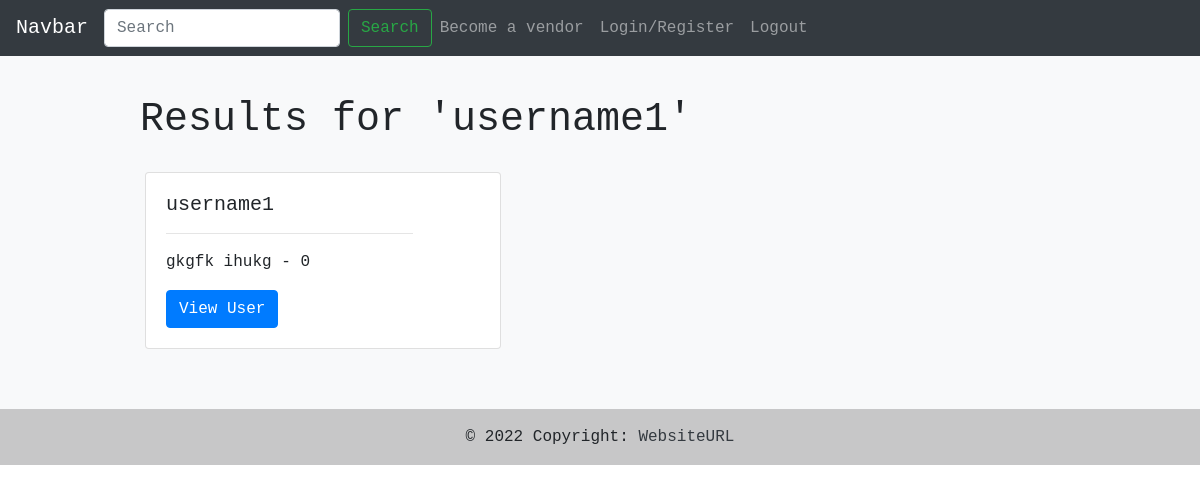
The app's page /user/username1/ (signed in) with its own data.
### tables this page shows
CREATE TABLE user(
    id INTEGER PRIMARY KEY AUTOINCREMENT,
    
    name varchar(24) NOT NULL UNIQUE,
    pfp varchar(64),
    banner varchar(64),

    first_name varchar(24),
    last_name varchar(24),
    passwordHash BINARY(64) NOT NULL,
    email varchar(319) UNIQUE,
    
    token varchar(64) UNIQUE, -- Should have more stuff like age etc.

    isSeller BOOLEAN DEFAULT 0, --0 = False and 1 is True
    privacy BOOLEAN DEFAULT 0,
    isAdmin BOOLEAN DEFAULT 0,
    isMod BOOLEAN DEFAULT 0
);

### views.py (the view)
def userlookupView(user): #* This is the most basic version i can make
    user_ = userhandle.isLoggedIn(session) # Check if the session data is valid
    if user_ == []: return redirect(url_for('logout'))
    if user == '*': user = ''
    users = database.read('user', 'pfp, name, first_name, last_name, isSeller', f'WHERE name LIKE "%{user}%"')
    return render_template('user_lookup.html', users=users, search=user)

### handles/databaseHandle.py (called while the page is built)
    def read(self, tables, rows, specification=''):
        self.cursor.execute(f'SELECT {rows} FROM {tables} {specification}')
        rows = self.cursor.fetchall()
        return rows #! Returns every row even if you should not be able to see it

### handles/incryptionHandle.py (called while the page is built)
def checkHash(check: str, hash: str):
    return bcrypt.checkpw(check.encode('utf-8'), base64.b64decode(hash))

### handles/userHandle.py (called while the page is built)
    def isLoggedIn(self, session):
        if 'token' not in session or 'id' not in session: return []
        token, id = session['token'], session['id']
        try:
            user = self.database.read(tables='user', rows='id, token, isAdmin, email', specification=f'WHERE id="{id}"')[0] # Get the user with the same id
        except IndexError: return []
        if not checkHash(user[1], token): return [] # Check if the token is valid #!Not sure if the [0] is needed
        return user

### templates/user_lookup.html (shortened to what this page needs)
{% extends 'main.html' %}
{% block content %}
<section class="bg-light section-light-var">
    <div>
        <h1>Results for '{{search}}'</h1>
        <div class="row" style="width: auto;">
            {% for user in users %}
                <div class="col-sm-6">
                    <div class="card">
                        <div class="card-body">
                            <h5 class="card-title">{{user[1]}}</h5>
                            <hr>
                            <p class="card-text">{{user[2]}} {{user[3]}} - {{user[4]}}</p>
                            <a href="#" class="btn btn-primary">View User</a>
                        </div>
                    </div>
                </div>
            {% endfor %}
        </div>
    </div>
</section>
{% endblock %}

### static/css/main.css (style rules this page uses)
* { font-family: 'Courier New', monospace !important; }
.section-light-var { height: auto; display: flex; justify-content: center; align-items: center; padding-top: 20px; padding-bottom: 20px; }
.section-light-var div { width: 80%; padding: 20px; }
.section-light-var div div { padding: 10px; }

### records on screen
user: name "username1", first_name "gkgfk", last_name "ihukg", isSeller "0"
